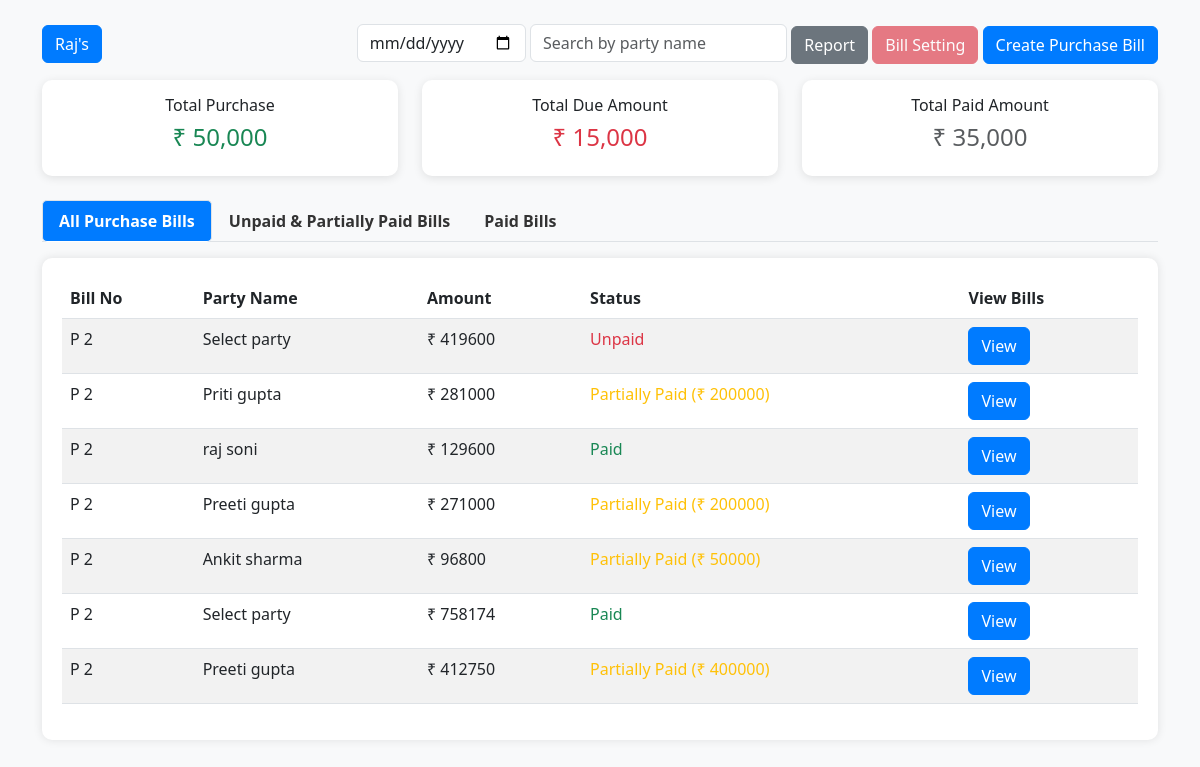
/purchase, run on the app's committed database.
### stockApp/models.py (models this page shows, shortened)
class purchase_bill(models.Model):
    party_name = models.CharField(max_length=50)
    Entry_no = models.CharField(max_length=20)
    date = models.DateField()
    time = models.TimeField()
    total_qty=models.IntegerField()
    total_amount = models.BigIntegerField()
    paid_amount = models.BigIntegerField()  # ✅ Changed from BigAutoField to BigIntegerField
    due_amount = models.BigIntegerField()

### stockApp/views.py (the view)
# urls.py: path("purchase", purchase),
def purchase(request):
    purchase=purchase_bill.objects.all()
    return render(request, "purchase.html", {"purchase_data":purchase})

### stockApp/templates/purchase.html (shortened to what this page needs)
<!DOCTYPE html>
<html lang="en">
<head>
    <link href="https://cdn.jsdelivr.net/npm/bootstrap@5.3.0/dist/css/bootstrap.min.css" rel="stylesheet">
</head>
<body>
    <div class="container mt-4">
        <div class="d-flex justify-content-between align-items-center mb-3">
            <button class="btn btn-primary">Raj's</button>
            <div>
                <input type="date" class="form-control d-inline w-auto">
                <input type="text" class="form-control d-inline w-auto" placeholder="Search by party name">
                <button class="btn btn-secondary">Report</button>
                <button class="btn btn-danger" disabled>Bill Setting</button>
                <a href="add_purchase">
                    <button class="btn btn-primary">Create Purchase Bill</button>
                </a>
            </div>
        </div>
        <div class="row">
            <div class="col-md-4">
                <div class="card p-3 text-center">
                    <h6>Total Purchase</h6>
                    <h4 class="text-success">₹ 50,000</h4>
                </div>
            </div>
            <div class="col-md-4">
                <div class="card p-3 text-center">
                    <h6>Total Due Amount</h6>
                    <h4 class="text-danger">₹ 15,000</h4>
                </div>
            </div>
            <div class="col-md-4">
                <div class="card p-3 text-center">
                    <h6>Total Paid Amount</h6>
                    <h4 class="text-muted">₹ 35,000</h4>
                </div>
            </div>
        </div>
        <ul class="nav nav-tabs mt-4" id="salesTabs">
            <li class="nav-item"><a class="nav-link active" data-bs-toggle="tab" href="#allSales">All Purchase Bills</a>
            </li>
            <li class="nav-item"><a class="nav-link" data-bs-toggle="tab" href="#unpaid">Unpaid & Partially Paid
                    Bills</a></li>
            <li class="nav-item"><a class="nav-link" data-bs-toggle="tab" href="#paid">Paid Bills</a></li>
        </ul>
        <div class="tab-content mt-3">
            <div id="allSales" class="tab-pane fade show active">
                <table class="table table-striped">
                    <thead>
                        <tr>
                            <th>Bill No</th>
                            <th>Party Name</th>
                            <th>Amount</th>
                            <th>Status</th>
                            <th>View Bills</th>
                        </tr>
                    </thead>
                    <tbody>
                        {% for purchase in purchase_data %}
                            <tr>
                                <td>{{ purchase.Entry_no}}</td>
                                <td>{{ purchase.party_name }}</td>
                                <td>₹ {{ purchase.total_amount }}</td>
                                {% if purchase.due_amount > 0 and purchase.due_amount < purchase.total_amount %} <td
                                    class="text-warning">Partially Paid (₹ {{purchase.paid_amount}})</td>
                                    {% elif purchase.due_amount == purchase.total_amount %}
                                    <td class="text-danger">Unpaid</td>
                                    {% else %}
                                    <td class="text-success">Paid</td>
                                    {% endif %}
                                    <td>
                                        <a href="view_purchase/{{purchase.id}}">
                                        <button type="button" class="btn btn-primary">View</button>
                                    </a>
                                    </td>
                            </tr>
                        {% endfor %}
                    </tbody>
                </table>
            </div>
        </div>
    </div>
</body>
</html>

### stockApp/templates/purchase.html (style rules this page uses)
body { background-color: #f8f9fa; }
.tab-content { background: #fff; padding: 20px; border-radius: 10px; box-shadow: 0 0 10px rgba(0, 0, 0, 0.1); }
.card { border: none; border-radius: 10px; box-shadow: 0 2px 10px rgba(0, 0, 0, 0.1); }
.nav-tabs .nav-link { font-weight: bold; color: #333; }
.nav-tabs .nav-link.active { color: #fff; background-color: #007bff; border-radius: 5px; }
.btn-primary { background-color: #007bff; border-color: #007bff; }

### data on the page
purchase_bill: Entry_no "P 2", party_name "Select party", total_amount "419600", due_amount "Unpaid"
purchase_bill: Entry_no "P 2", party_name "Priti gupta", total_amount "281000", paid_amount "200000"
purchase_bill: Entry_no "P 2", party_name "raj soni", total_amount "129600", due_amount "Paid"
purchase_bill: Entry_no "P 2", party_name "Preeti gupta", total_amount "271000", paid_amount "200000"
purchase_bill: Entry_no "P 2", party_name "Ankit sharma", total_amount "96800", paid_amount "50000"
purchase_bill: Entry_no "P 2", party_name "Select party", total_amount "758174", due_amount "Paid"
purchase_bill: Entry_no "P 2", party_name "Preeti gupta", total_amount "412750", paid_amount "400000"
